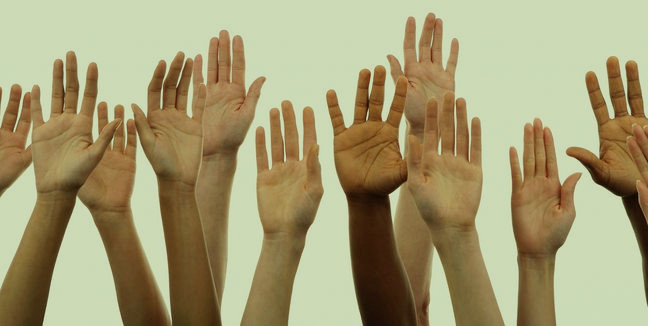
//> input picture Practica1 Resuelta/manos_sin_balance1.jpg, 648 x 326 px
$ ./Ej1v1.0 manos_sin_balance1.jpg   (built with g++ and OpenCV 4)
//> lines starting //> are read from the running program, lines starting //| are printed output that depends on the picture; after the words box and inside, x2 and y2 are one past the last pixel; in counts of white or black regions, pixels touching at a corner belong together
#include <iostream>
#include <exception>

//Includes para OpenCV, Descomentar según los módulo utilizados.
#include <opencv2/core/core.hpp>
#include <opencv2/core/utility.hpp>
#include <opencv2/highgui/highgui.hpp>
#include <opencv2/imgproc/imgproc.hpp>
#include <vector>
//#include <opencv2/calib3d/calib3d.hpp>

const cv::String keys =
    "{help h usage ? |      | print this message   }"
    "{@image         |<none>|image to show.}" //argumento sin valor por defecto.
  ;

// [60 lines left out: function on_mouse, not called in this run]

int main (int argc, char* const* argv)
{

  int retCode=EXIT_SUCCESS;

  try {

      cv::CommandLineParser parser(argc, argv, keys);
      parser.about("realzar_primer_plano v1.0.0");
      if (parser.has("help"))
      {
          parser.printMessage();
          return 0;
      }

      cv::String img_name = parser.get<cv::String>("@image"); //Obtenermos el argumento @image1.

      if (!parser.check())
      {
          parser.printErrors();
          return 0;
      }

      //Cargamos la imagen
      cv::Mat img = cv::imread(img_name, cv::IMREAD_UNCHANGED);
//> img is the input picture: 326 rows x 648 cols, CV_8UC3; mean B, G, R 117.7, 157.4, 165.4

      if (img.empty())
      {
         std::cerr << "Error: no he podido abrir el fichero '" << img_name << "'." << std::endl;
         return EXIT_FAILURE;
      }

      cv::namedWindow("imagen_entrada");

      //Visualizo la imagen cargada en la ventana.
      cv::imshow("imagen_entrada", img);

      // cv::Mat frame;

      // img >> frame;

      int coords[2], coords1[2];

      // // cv::setMouseCallback ("imagen_entrada", on_mouse, pt1);

      cv::setMouseCallback ("imagen_entrada", on_mouse, coords);
      cv::setMouseCallback ("imagen_entrada", on_mouse, coords1);


      int x = 50;
      int y = 50;
      int width = 100;
      int height = 200;


      cv::Mat img2;

      img2 = img;

      std::vector<cv::Mat> canales;

      cv::split(img2, canales);
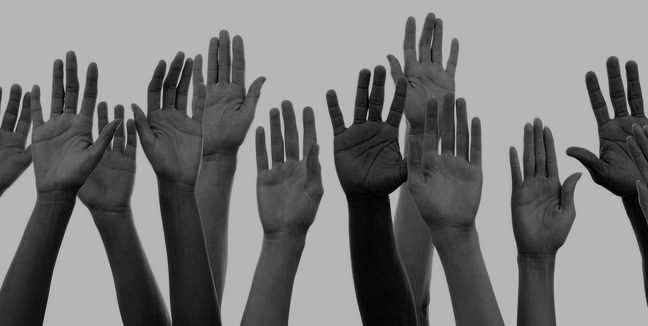
//> canales[0]: 326 rows x 648 cols, CV_8UC1; min 0, max 198, mean 117.7
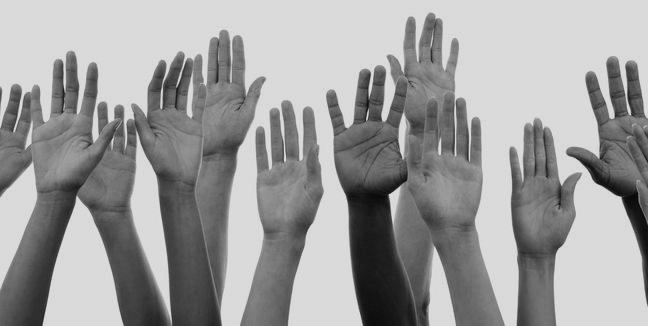
//> canales[1]: 326 rows x 648 cols, CV_8UC1; min 1, max 230, mean 157.4
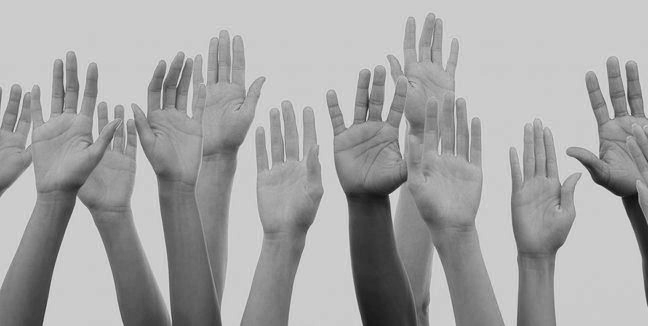
//> canales[2]: 326 rows x 648 cols, CV_8UC1; min 15, max 229, mean 165.4


      cv::Mat cambio = 0.1*canales[0] + 0.6*canales[1] + 0.3*canales[2];

      for(int i = x; i < width; i++)
      {
      	for(int j = y; j < height; j++)
      	{
      		uchar color = img.at<uchar>(cv::Point(j, i));

      		// std::cout<<color<<std::endl;

      		cambio.at<uchar>(i, j) = color;
      	}
      }
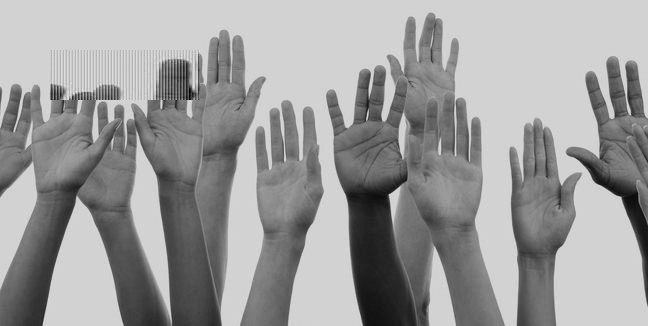
//> cambio: 326 rows x 648 cols, CV_8UC1; min 4, max 226, mean 156.1

      // std::cout<<coords[0] coords[1], coords[2], coords[3]
      cv::Rect rect(x, height, y, width);

      // cv::cvtColor(img2, img2, cv::COLOR_RGB2GRAY);

      cv::rectangle(img2, rect, cv::COLOR_RGB2GRAY);
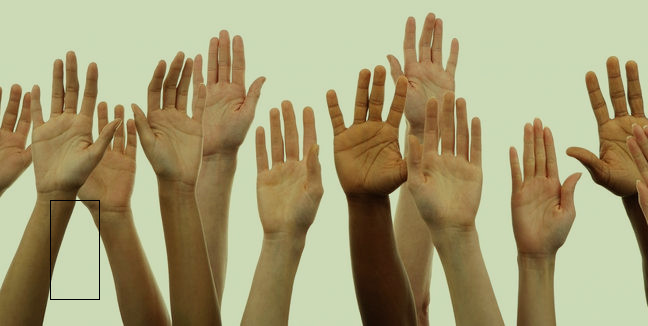
//> img2: 326 rows x 648 cols, CV_8UC3; 0.14% of pixels changed, all inside (x1, y1, x2, y2) = (50, 200, 100, 300)

      // cv::imwrite("myImageWithRect.jpg",img2);

      // cv::namedWindow("imagen_salida");

      // //Visualizo la imagen cargada en la ventana.
      // cv::imshow("imagen_salida", cambio);

      // const cv::Vec3b v = img.at<cv::Vec3b>(coords[1], coords[0]);
      //    std::cout << "RGB point (" << coords[0] << ',' << coords[1] << "): "
      //              << static_cast<int>(v[0]) << ", "
      //              << static_cast<int>(v[1]) << ", "
      //              << static_cast<int>(v[2]) << std::endl;


      //CAMBIAR 101 A 27 ÑKFALÑKDÑJDAJLKAJLÑDJLADJLF
      std::cout << "Pulsa ESC para salir." << std::endl;
      while ((cv::waitKey(0) & 0xff) != 101); //Hasta que no se pulse la tecla ESC no salimos.
//> the Esc key is pressed
//> the Enter key is pressed

     }


  catch (std::exception& e)
  {
    std::cerr << "Capturada excepcion: " << e.what() << std::endl;
    retCode = EXIT_FAILURE;
  }
  return retCode;
}
